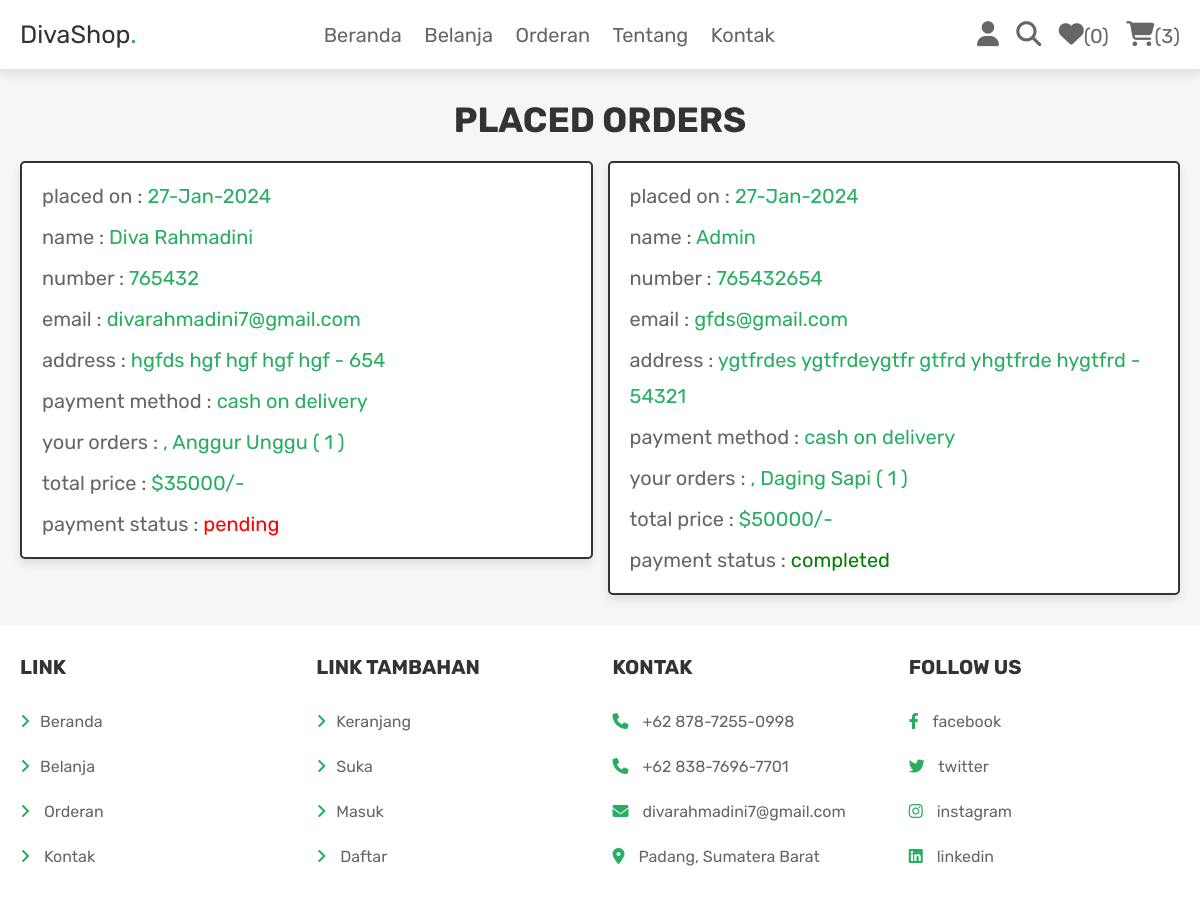
Page /orders.php (signed in) on the committed database.
### tables this page shows
CREATE TABLE `orders` (
  `id` int(100) NOT NULL,
  `user_id` int(100) NOT NULL,
  `name` varchar(100) NOT NULL,
  `number` varchar(12) NOT NULL,
  `email` varchar(100) NOT NULL,
  `method` varchar(50) NOT NULL,
  `address` varchar(500) NOT NULL,
  `total_products` varchar(1000) NOT NULL,
  `total_price` int(100) NOT NULL,
  `placed_on` varchar(50) NOT NULL,
  `payment_status` varchar(50) NOT NULL DEFAULT 'pending'
);

### orders.php (the view, shortened to what this page needs)
<?php
@include 'config.php';
$user_id = $_SESSION['user_id'];
?>
<!DOCTYPE html>
<html lang="en">
<head>
   <link rel="stylesheet" href="https://cdnjs.cloudflare.com/ajax/libs/font-awesome/6.1.1/css/all.min.css">
   <link rel="stylesheet" href="css/style.css">
</head>
<body>
<?php include 'header.php'; ?>
<section class="placed-orders">
   <h1 class="title">placed orders</h1>
   <div class="box-container">
   <?php
      $select_orders = $conn->prepare("SELECT * FROM `orders` WHERE user_id = ?");
      $select_orders->execute([$user_id]);
      if($select_orders->rowCount() > 0){
         while($fetch_orders = $select_orders->fetch(PDO::FETCH_ASSOC)){
   ?>
   <div class="box">
      <p> placed on : <span><?= $fetch_orders['placed_on']; ?></span> </p>
      <p> name : <span><?= $fetch_orders['name']; ?></span> </p>
      <p> number : <span><?= $fetch_orders['number']; ?></span> </p>
      <p> email : <span><?= $fetch_orders['email']; ?></span> </p>
      <p> address : <span><?= $fetch_orders['address']; ?></span> </p>
      <p> payment method : <span><?= $fetch_orders['method']; ?></span> </p>
      <p> your orders : <span><?= $fetch_orders['total_products']; ?></span> </p>
      <p> total price : <span>$<?= $fetch_orders['total_price']; ?>/-</span> </p>
      <p> payment status : <span style="color:<?php if($fetch_orders['payment_status'] == 'pending'){ echo 'red'; }else{ echo 'green'; }; ?>"><?= $fetch_orders['payment_status']; ?></span> </p>
   </div>
   <?php
      }
   }else{
      echo '<p class="empty">Belum ada Orderan!</p>';
   }
   ?>
   </div>
</section>
<?php include 'footer.php'; ?>
</body>
</html>

### css/style.css (style rules this page uses)
.placed-orders .box-container { display: flex; flex-wrap: wrap; gap:1.5rem; align-items: flex-start; }
.placed-orders .box-container .box { padding:1rem 2rem; flex:1 1 40rem; border:var(--border); background-color: var(--white); box-shadow: var(--box-shadow); border-radius: .5rem; }
.placed-orders .box-container .box p { margin:.5rem 0; line-height: 1.8; font-size: 2rem; color:var(--light-color); }
.placed-orders .box-container .box p span { color:var(--green); }

### css/components.css (style rules this page uses)
:root { --green:#27ae60; --orange:#f39c12; --red:#e74c3c; --black:#333; --light-color:#666; --white:#fff; --light-bg:#f6f6f6; --border:.2rem solid var(--black); --box-shadow:0 .5rem 1rem rgba(0,0,0,.1); }
* { font-family: 'Rubik', sans-serif; margin:0; padding:0; box-sizing: border-box; outline: none; border:none; text-decoration: none; color:var(--black); }
body { background-color: var(--light-bg); }
html { font-size: 62.5%; overflow-x: hidden; scroll-behavior: smooth; scroll-padding-top: 6.5rem; }
section { padding:3rem 2rem; max-width: 1200px; margin:0 auto; }
.title { text-align: center; margin-bottom: 2rem; text-transform: uppercase; color:var(--black); font-size: 3.5rem; }

### rows in the picture
orders: placed_on "27-Jan-2024", name "Diva Rahmadini", number "765432", email "divarahmadini7@gmail.com", address "hgfds hgf hgf hgf hgf - 654", method "cash on delivery", total_products ", Anggur Unggu ( 1 )", total_price "35000", payment_status "pending"
orders: placed_on "27-Jan-2024", name "Admin", number "765432654", email "gfds@gmail.com", address "ygtfrdes ygtfrdeygtfr gtfrd yhgtfrde hygtfrd - 54321", method "cash on delivery", total_products ", Daging Sapi ( 1 )", total_price "50000", payment_status "completed"

### other values in the picture
$count_wishlist_items->rowCount() "0"
$count_cart_items->rowCount() "3"
